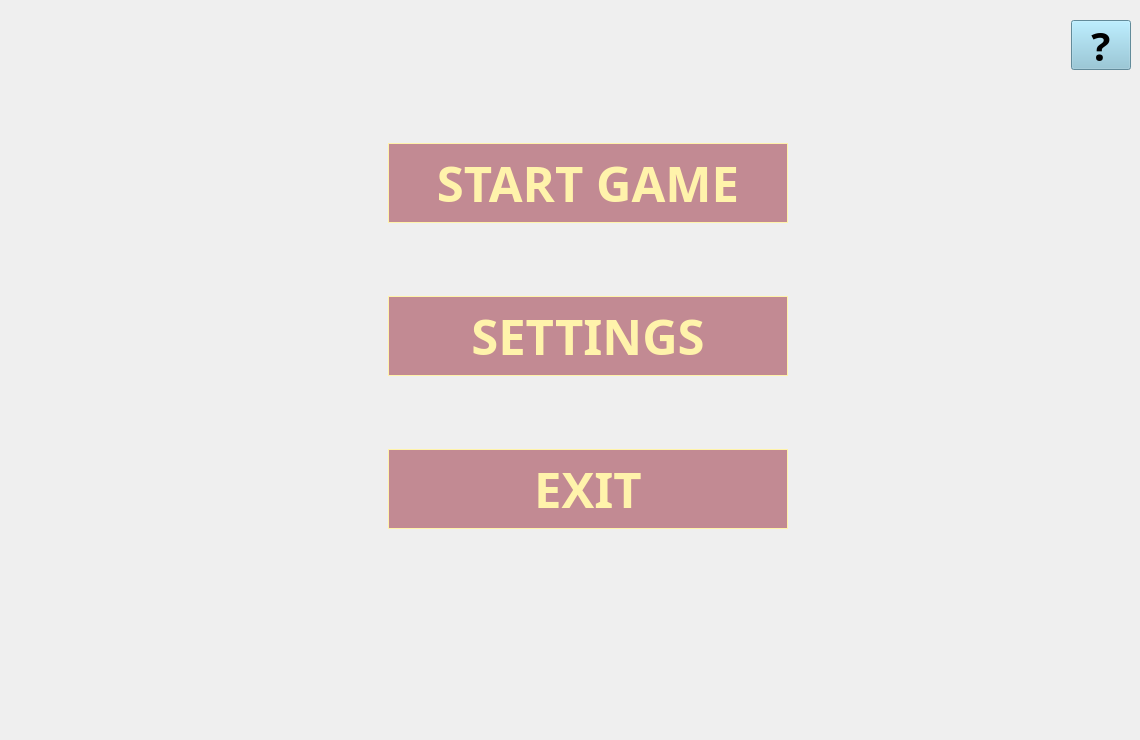
    <widget class="QWidget" name="page">
     <widget class="QWidget" name="gridLayoutWidget">
      <property name="geometry">
       <rect>
        <x>50</x>
        <y>20</y>
        <width>1081</width>
        <height>711</height>
       </rect>
      </property>
      <layout class="QGridLayout" name="gridLayout">
       <item row="9" column="2">
        <spacer name="verticalSpacer_3">
         <property name="orientation">
          <enum>Qt::Vertical</enum>
         </property>
         <property name="sizeHint" stdset="0">
          <size>
           <width>20</width>
           <height>40</height>
          </size>
         </property>
        </spacer>
       </item>
       <item row="1" column="2">
        <spacer name="verticalSpacer">
         <property name="orientation">
          <enum>Qt::Vertical</enum>
         </property>
         <property name="sizeHint" stdset="0">
          <size>
           <width>20</width>
           <height>40</height>
          </size>
         </property>
        </spacer>
       </item>
       <item row="11" column="2">
        <spacer name="verticalSpacer_4">
         <property name="orientation">
          <enum>Qt::Vertical</enum>
         </property>
         <property name="sizeHint" stdset="0">
          <size>
           <width>20</width>
           <height>40</height>
          </size>
         </property>
        </spacer>
       </item>
       <item row="1" column="3">
        <spacer name="horizontalSpacer_2">
         <property name="orientation">
          <enum>Qt::Horizontal</enum>
         </property>
         <property name="sizeHint" stdset="0">
          <size>
           <width>40</width>
           <height>20</height>
          </size>
         </property>
        </spacer>
       </item>
       <item row="3" column="2">
        <widget class="QPushButton" name="pbStartGame">
         <property name="minimumSize">
          <size>
           <width>400</width>
           <height>80</height>
          </size>
         </property>
         <property name="maximumSize">
          <size>
           <width>400</width>
           <height>80</height>
          </size>
         </property>
         <property name="font">
          <font>
           <family>Sahadeva</family>
           <pointsize>37</pointsize>
           <weight>75</weight>
           <bold>true</bold>
          </font>
         </property>
         <property name="styleSheet">
          <string notr="true">background-color: #c28a93;
color:#fff3ab;
border: 1px solid #fff3ab;
border-color: #fff3ab;</string>
         </property>
         <property name="text">
          <string>START GAME</string>
         </property>
        </widget>
       </item>
       <item row="6" column="2">
        <spacer name="verticalSpacer_5">
         <property name="orientation">
          <enum>Qt::Vertical</enum>
         </property>
         <property name="sizeHint" stdset="0">
          <size>
           <width>20</width>
           <height>40</height>
          </size>
         </property>
        </spacer>
       </item>
       <item row="4" column="2">
        <spacer name="verticalSpacer_2">
         <property name="orientation">
          <enum>Qt::Vertical</enum>
         </property>
         <property name="sizeHint" stdset="0">
          <size>
           <width>20</width>
           <height>40</height>
          </size>
         </property>
        </spacer>
       </item>
       <item row="8" column="2">
        <spacer name="verticalSpacer_6">
         <property name="orientation">
          <enum>Qt::Vertical</enum>
         </property>
         <property name="sizeHint" stdset="0">
          <size>
           <width>20</width>
           <height>40</height>
          </size>
         </property>
        </spacer>
       </item>
       <item row="0" column="3" alignment="Qt::AlignRight">
        <widget class="QPushButton" name="pbHelp">
         <property name="minimumSize">
          <size>
           <width>60</width>
           <height>50</height>
          </size>
         </property>
         <property name="maximumSize">
          <size>
           <width>60</width>
           <height>50</height>
          </size>
         </property>
         <property name="font">
          <font>
           <family>Sahadeva</family>
           <pointsize>30</pointsize>
           <weight>75</weight>
           <bold>true</bold>
          </font>
         </property>
         <property name="styleSheet">
          <string notr="true">background-color:#89c3d7;
width: 60;
height: 50;
</string>
         </property>
         <property name="text">
          <string>?</string>
         </property>
        </widget>
       </item>
       <item row="5" column="2">
        <widget class="QPushButton" name="pbSettings">
         <property name="minimumSize">
          <size>
           <width>400</width>
           <height>80</height>
          </size>
         </property>
         <property name="maximumSize">
          <size>
           <width>400</width>
           <height>80</height>
          </size>
         </property>
         <property name="font">
          <font>
           <family>Sahadeva</family>
           <pointsize>37</pointsize>
           <weight>75</weight>
           <bold>true</bold>
          </font>
         </property>
         <property name="styleSheet">
          <string notr="true">background-color: #c28a93;
color:#fff3ab;
border: 1px solid #fff3ab;
border-color: #fff3ab;</string>
         </property>
         <property name="text">
          <string>SETTINGS</string>
         </property>
        </widget>
       </item>
       <item row="0" column="0">
        <spacer name="horizontalSpacer">
         <property name="orientation">
          <enum>Qt::Horizontal</enum>
         </property>
         <property name="sizeHint" stdset="0">
          <size>
           <width>40</width>
           <height>20</height>
          </size>
         </property>
        </spacer>
       </item>
       <item row="7" column="2">
        <widget class="QPushButton" name="pbExit">
         <property name="minimumSize">
          <size>
           <width>400</width>
           <height>80</height>
          </size>
         </property>
         <property name="maximumSize">
          <size>
           <width>400</width>
           <height>80</height>
          </size>
         </property>
         <property name="font">
          <font>
           <family>Sahadeva</family>
           <pointsize>37</pointsize>
           <weight>75</weight>
           <bold>true</bold>
          </font>
         </property>
         <property name="styleSheet">
          <string notr="true">background-color: #c28a93;
color:#fff3ab;
border: 1px solid #fff3ab;
border-color: #fff3ab;</string>
         </property>
         <property name="text">
          <string>EXIT</string>
         </property>
        </widget>
       </item>
      </layout>
     </widget>
    </widget>
